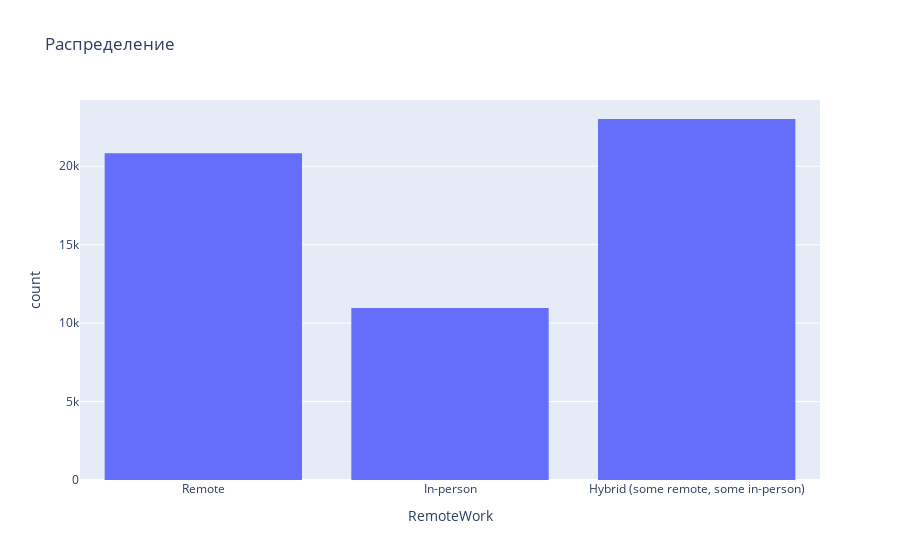
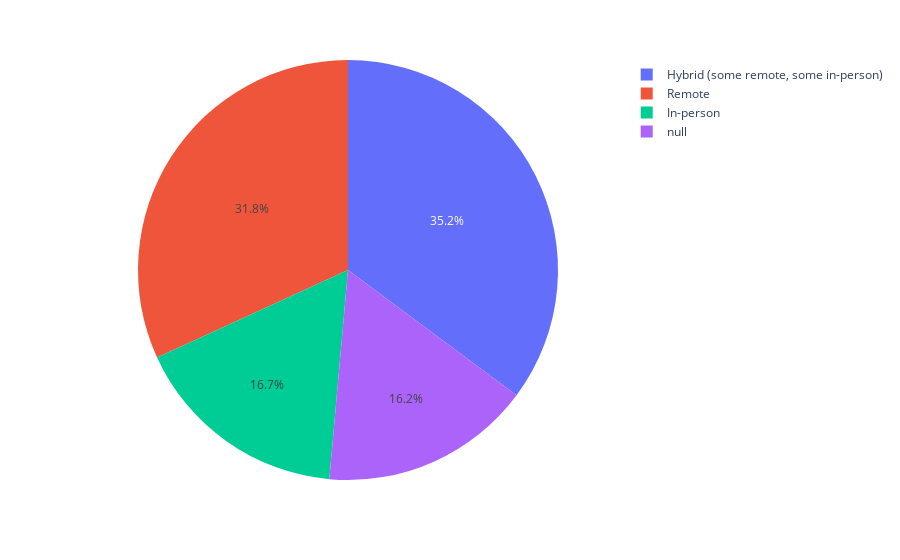

The cell these charts' notebook holds for them, in order:
### Code cell
import plotly.express as px

fig = px.histogram(df, x='RemoteWork', title='Распределение')
fig.show()

fig2=px.pie(df,names="RemoteWork")
fig2.show()

### Figure 1 — Plotly figure (JSON) as saved in the notebook; plotly's stock layout.template omitted (floating-point values rounded to 4 significant figures; data arrays with more than 128 entries replaced by an {"elided": "..."} marker saying what was removed)
{"data": [{"bingroup": "x", "hovertemplate": "RemoteWork=%{x}<br>count=%{y}<extra></extra>", "legendgroup": "", "marker": {"color": "#636efa", "pattern": {"shape": ""}}, "name": "", "orientation": "v", "showlegend": false, "type": "histogram", "x": {"elided": "65437 str values"}, "xaxis": "x", "yaxis": "y"}], "layout": {"barmode": "relative", "legend": {"tracegroupgap": 0}, "title": {"text": "Распределение"}, "xaxis": {"anchor": "y", "domain": [0, 1], "title": {"text": "RemoteWork"}}, "yaxis": {"anchor": "x", "domain": [0, 1], "title": {"text": "count"}}}}

### Figure 2 — Plotly figure (JSON) as saved in the notebook; plotly's stock layout.template omitted (floating-point values rounded to 4 significant figures; data arrays with more than 128 entries replaced by an {"elided": "..."} marker saying what was removed)
{"data": [{"domain": {"x": [0, 1], "y": [0, 1]}, "hovertemplate": "RemoteWork=%{label}<extra></extra>", "labels": {"elided": "65437 str values"}, "legendgroup": "", "name": "", "showlegend": true, "type": "pie"}], "layout": {"legend": {"tracegroupgap": 0}, "margin": {"t": 60}}}
